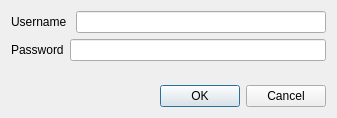
<?xml version="1.0" encoding="UTF-8"?>
<ui version="4.0">
 <class>PasswordDialog</class>
 <widget class="QDialog" name="PasswordDialog">
  <property name="geometry">
   <rect>
    <x>0</x>
    <y>0</y>
    <width>337</width>
    <height>118</height>
   </rect>
  </property>
  <property name="windowTitle">
   <string>Dialog</string>
  </property>
  <layout class="QVBoxLayout" name="verticalLayout">
   <item>
    <layout class="QGridLayout" name="gridLayout">
     <item row="0" column="0" colspan="2">
      <widget class="QLabel" name="label">
       <property name="text">
        <string>Username</string>
       </property>
      </widget>
     </item>
     <item row="0" column="2">
      <widget class="QLineEdit" name="_usernameLineEdit"/>
     </item>
     <item row="1" column="0">
      <widget class="QLabel" name="label_2">
       <property name="text">
        <string>Password</string>
       </property>
      </widget>
     </item>
     <item row="1" column="1" colspan="2">
      <widget class="QLineEdit" name="_passwordLineEdit">
       <property name="echoMode">
        <enum>QLineEdit::PasswordEchoOnEdit</enum>
       </property>
      </widget>
     </item>
    </layout>
   </item>
   <item>
    <spacer name="verticalSpacer">
     <property name="orientation">
      <enum>Qt::Vertical</enum>
     </property>
     <property name="sizeHint" stdset="0">
      <size>
       <width>20</width>
       <height>12</height>
      </size>
     </property>
    </spacer>
   </item>
   <item>
    <widget class="QDialogButtonBox" name="buttonBox">
     <property name="orientation">
      <enum>Qt::Horizontal</enum>
     </property>
     <property name="standardButtons">
      <set>QDialogButtonBox::Cancel|QDialogButtonBox::Ok</set>
     </property>
    </widget>
   </item>
  </layout>
 </widget>
 <resources/>
 <connections>
  <connection>
   <sender>buttonBox</sender>
   <signal>accepted()</signal>
   <receiver>PasswordDialog</receiver>
   <slot>accept()</slot>
   <hints>
    <hint type="sourcelabel">
     <x>248</x>
     <y>254</y>
    </hint>
    <hint type="destinationlabel">
     <x>157</x>
     <y>274</y>
    </hint>
   </hints>
  </connection>
  <connection>
   <sender>buttonBox</sender>
   <signal>rejected()</signal>
   <receiver>PasswordDialog</receiver>
   <slot>reject()</slot>
   <hints>
    <hint type="sourcelabel">
     <x>316</x>
     <y>260</y>
    </hint>
    <hint type="destinationlabel">
     <x>286</x>
     <y>274</y>
    </hint>
   </hints>
  </connection>
 </connections>
</ui>
